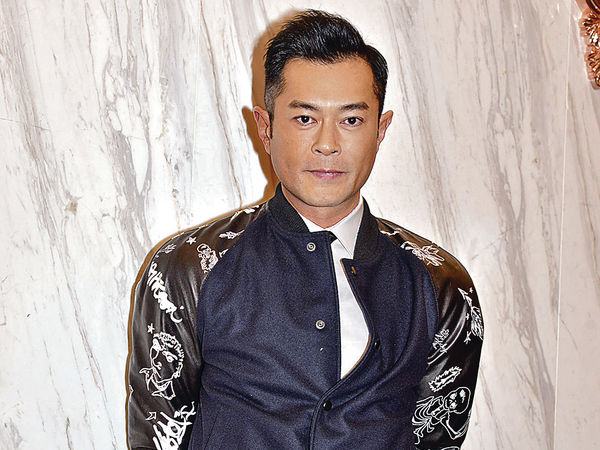
#> input picture koo.jpg, 600 x 450 px, given in place of cfe-coffee.png, which was not available
$ python watermark.py
#> lines starting #> are read from the running program, lines starting #| are printed output that depends on the picture; pictures that were not available may be replaced by others from this repository, and a replacement may not be noted
#> further down, logo is the input picture: shape (450, 600, 3); mean B, G, R 162.8, 164.7, 174.9
### app01/static/src/utils.py
import cv2
import os

# source: https://stackoverflow.com/a/44659589
def image_resize(image, width = None, height = None, inter = cv2.INTER_AREA):
    # initialize the dimensions of the image to be resized and
    # grab the image size
#> called with height = 50, inter = 3
    dim = None
    (h, w) = image.shape[:2]
#> h = 450; w = 600
    # if both the width and height are None, then return the
    # original image
    if width is None and height is None:
        return image
    # check to see if the width is None
    if width is None:
        # calculate the ratio of the height and construct the
        # dimensions
        r = height / float(h)
#> r = 0.111
        dim = (int(w * r), height)
#> dim = (66, 50)
    # otherwise, the height is None
    else:
        # calculate the ratio of the width and construct the
        # dimensions
        r = width / float(w)
        dim = (width, int(h * r))

    # resize the image
    resized = cv2.resize(image, dim, interpolation = inter)
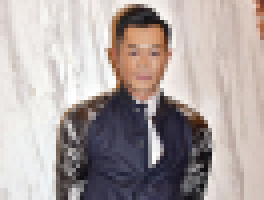
#> resized: shape (50, 66, 3) (shown 4 times larger); mean B, G, R 162.8, 164.7, 174.9
    # return the resized image
    return resized


class CFEVideoConf(object):
    # Standard Video Dimensions Sizes
    STD_DIMENSIONS =  {
        "360p": (480, 360),
        "480p": (640, 480),
        "720p": (1280, 720),
        "1080p": (1920, 1080),
        "4k": (3840, 2160),
    }
    # Video Encoding, might require additional installs
    # Types of Codes: http://www.fourcc.org/codecs.php
    VIDEO_TYPE = {
        'avi': cv2.VideoWriter_fourcc(*'XVID'),
        #'mp4': cv2.VideoWriter_fourcc(*'H264'),
        'mp4': cv2.VideoWriter_fourcc(*'XVID'),
    }

    width           = 640
    height          = 480
    dims            = (640, 480)
    capture         = None
    video_type      = None
    def __init__(self, capture, filepath, res="480p", *args, **kwargs):
        self.capture = capture
        self.filepath = filepath
        self.width, self.height = self.get_dims(res=res)
        self.video_type = self.get_video_type()

    # Set resolution for the video capture
    # Function adapted from https://kirr.co/0l6qmh
    def change_res(self, width, height):
        self.capture.set(3, width)
        self.capture.set(4, height)

    def get_dims(self, res='480p'):
        width, height = self.STD_DIMENSIONS['480p']
        if res in self.STD_DIMENSIONS:
            width, height = self.STD_DIMENSIONS[res]
        self.change_res(width, height)
        self.dims = (width, height)
        return width, height

    def get_video_type(self):
        filename, ext = os.path.splitext(self.filepath)
        if ext in self.VIDEO_TYPE:
          return  self.VIDEO_TYPE[ext]
        return self.VIDEO_TYPE['avi']

### app01/static/src/watermark.py
import numpy as np
import cv2

from utils import CFEVideoConf, image_resize

cap = cv2.VideoCapture(1)

save_path = 'saved-media/watermark.mp4'
frames_per_seconds = 24
config = CFEVideoConf(cap, filepath=save_path, res='720p')
out = cv2.VideoWriter(save_path, config.video_type, frames_per_seconds, config.dims)

img_path = 'images/logo/cfe-coffee.png'
logo = cv2.imread(img_path, -1)
watermark = image_resize(logo, height=50)
watermark = cv2.cvtColor(watermark, cv2.COLOR_BGR2BGRA)

while(True):
    # Capture frame-by-frame
    ret, frame = cap.read()
    frame = cv2.cvtColor(frame, cv2.COLOR_BGR2BGRA)
    frame_h, frame_w, frame_c = frame.shape
#> frame_h = 450; frame_w = 600; frame_c = 4
    # overlay with 4 channels BGR and Alpha
    overlay = np.zeros((frame_h, frame_w, 4), dtype='uint8')
    watermark_h, watermark_w, watermark_c = watermark.shape
#> watermark_h = 50; watermark_w = 66; watermark_c = 4
    # replace overlay pixels with watermark pixel values
    for i in range(0, watermark_h):
        for j in range(0, watermark_w):
            if watermark[i,j][3] != 0:
                offset = 10
                h_offset = frame_h - watermark_h - offset
                w_offset = frame_w - watermark_w - offset
                overlay[h_offset + i, w_offset+ j] = watermark[i,j]
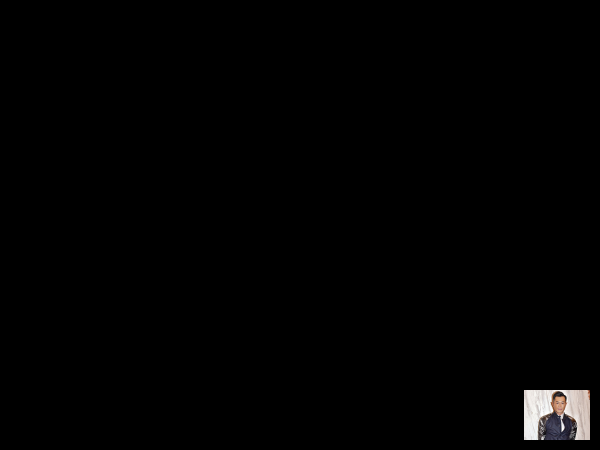
#> overlay: shape (450, 600, 4); mean B, G, R, A 2, 2, 2.1, 3.1

    cv2.addWeighted(overlay, 0.25, frame, 1.0, 0, frame)
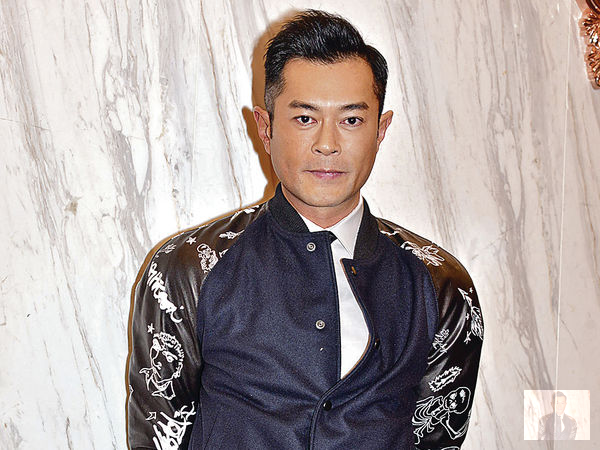
#> frame: shape (450, 600, 4); mean B, G, R, A 163.3, 165.2, 175.4, 255

    frame = cv2.cvtColor(frame, cv2.COLOR_BGRA2BGR)
#> frame: shape (450, 600, 3)
    out.write(frame)
    # Display the resulting frame
    cv2.imshow('frame',frame)
    if cv2.waitKey(20) & 0xFF == ord('q'):
#> (key q is pressed here)
        break

# When everything done, release the capture
cap.release()
out.release()
cv2.destroyAllWindows()
